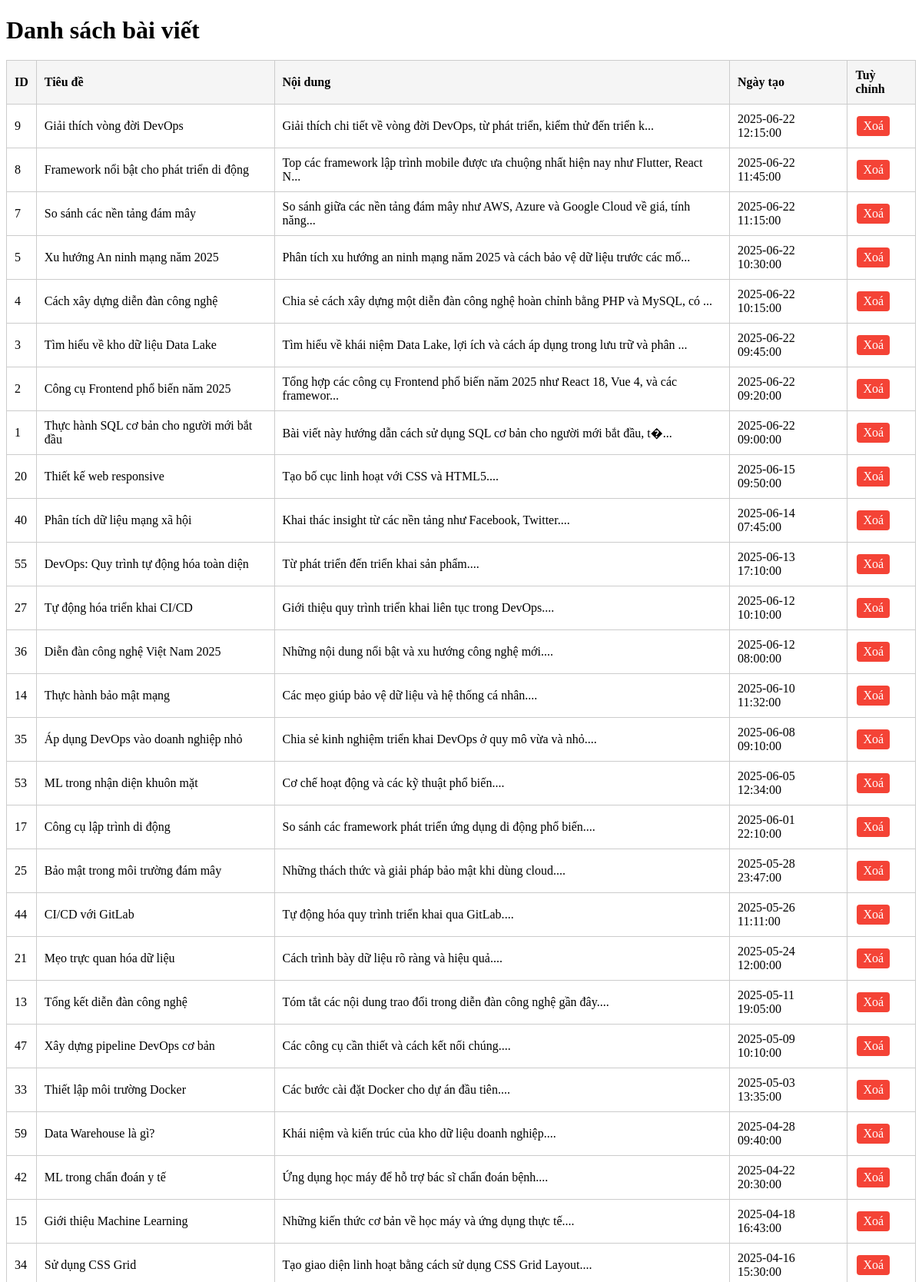
Screenshot of /admin/baiviet.php (upper part) with the database file from the repository.
### tables this page shows
CREATE TABLE `posts` (
  `post_id` int(11) NOT NULL,
  `user_id` int(11) DEFAULT NULL,
  `tag_id` int(11) DEFAULT NULL,
  `title` varchar(255) DEFAULT NULL,
  `content` text DEFAULT NULL,
  `created_at` datetime DEFAULT current_timestamp()
);

### admin/baiviet.php (the view, shortened to what this page needs)
<?php
$conn = mysqli_connect("localhost", "root", "", "datadiendan");
$sql = "SELECT * FROM posts ORDER BY created_at DESC";
$result = mysqli_query($conn, $sql);
?>
<!DOCTYPE html>
<html lang="vi">
<head>
</head>
<body>
    <h1>Danh sách bài viết</h1>
    <table>
        <thead>
            <tr>
                <th>ID</th>
                <th>Tiêu đề</th>
                <th>Nội dung</th>
                <th>Ngày tạo</th>
                <th>Tuỳ chỉnh</th>
            </tr>
        </thead>
        <tbody>
            <?php if (mysqli_num_rows($result) > 0): ?>
                <?php while ($row = mysqli_fetch_assoc($result)): ?>
                    <tr>
                        <td><?= $row['post_id'] ?></td>
                        <td><?= htmlspecialchars($row['title']) ?></td>
                        <td><?= htmlspecialchars(substr($row['content'], 0, 100)) ?>...</td>
                        <td><?= $row['created_at'] ?></td>
                        <td>
                            <a href="delete_post.php?id=<?= $row['post_id'] ?>" class="btn xoa" onclick="return confirm('Bạn có chắc muốn xoá?')">Xoá</a>
                        </td>
                    </tr>
                <?php endwhile; ?>
            <?php else: ?>
                <tr><td colspan="7">Không có bài viết nào.</td></tr>
            <?php endif; ?>
        </tbody>
    </table>
</body>
</html>

### admin/baiviet.php (style rules this page uses)
table { border-collapse: collapse; width: 100%; background: white; }
th, td { border: 1px solid #ccc; padding: 10px; text-align: left; }
th { background-color: #f5f5f5; }
.btn { text-decoration: none; padding: 4px 8px; border-radius: 4px; margin: 0 2px; display: inline-block; }
.xoa { background-color: #f44336; color: white; }
h1 { margin-bottom: 20px; }

### rows the page displays
posts: post_id "9", title "Giải thích vòng đời DevOps", content "Giải thích chi tiết về vòng đời DevOps, từ phát triển, kiểm thử đến triển k", created_at "2025-06-22 12:15:00"
posts: post_id "8", title "Framework nổi bật cho phát triển di động", content "Top các framework lập trình mobile được ưa chuộng nhất hiện nay như Flutter, React N", created_at "2025-06-22 11:45:00"
posts: post_id "7", title "So sánh các nền tảng đám mây", content "So sánh giữa các nền tảng đám mây như AWS, Azure và Google Cloud về giá, tính năng", created_at "2025-06-22 11:15:00"
posts: post_id "5", title "Xu hướng An ninh mạng năm 2025", content "Phân tích xu hướng an ninh mạng năm 2025 và cách bảo vệ dữ liệu trước các mố", created_at "2025-06-22 10:30:00"
posts: post_id "4", title "Cách xây dựng diễn đàn công nghệ", content "Chia sẻ cách xây dựng một diễn đàn công nghệ hoàn chỉnh bằng PHP và MySQL, có", created_at "2025-06-22 10:15:00"
posts: post_id "3", title "Tìm hiểu về kho dữ liệu Data Lake", content "Tìm hiểu về khái niệm Data Lake, lợi ích và cách áp dụng trong lưu trữ và phân", created_at "2025-06-22 09:45:00"
posts: post_id "2", title "Công cụ Frontend phổ biến năm 2025", content "Tổng hợp các công cụ Frontend phổ biến năm 2025 như React 18, Vue 4, và các framewor", created_at "2025-06-22 09:20:00"
posts: post_id "1", title "Thực hành SQL cơ bản cho người mới bắt đầu", content "Bài viết này hướng dẫn cách sử dụng SQL cơ bản cho người mới bắt đầu, t�", created_at "2025-06-22 09:00:00"
posts: post_id "20", title "Thiết kế web responsive", content "Tạo bố cục linh hoạt với CSS và HTML5.", created_at "2025-06-15 09:50:00"
posts: post_id "40", title "Phân tích dữ liệu mạng xã hội", content "Khai thác insight từ các nền tảng như Facebook, Twitter.", created_at "2025-06-14 07:45:00"
posts: post_id "55", title "DevOps: Quy trình tự động hóa toàn diện", content "Từ phát triển đến triển khai sản phẩm.", created_at "2025-06-13 17:10:00"
posts: post_id "27", title "Tự động hóa triển khai CI/CD", content "Giới thiệu quy trình triển khai liên tục trong DevOps.", created_at "2025-06-12 10:10:00"
posts: post_id "36", title "Diễn đàn công nghệ Việt Nam 2025", content "Những nội dung nổi bật và xu hướng công nghệ mới.", created_at "2025-06-12 08:00:00"
posts: post_id "14", title "Thực hành bảo mật mạng", content "Các mẹo giúp bảo vệ dữ liệu và hệ thống cá nhân.", created_at "2025-06-10 11:32:00"
posts: post_id "35", title "Áp dụng DevOps vào doanh nghiệp nhỏ", content "Chia sẻ kinh nghiệm triển khai DevOps ở quy mô vừa và nhỏ.", created_at "2025-06-08 09:10:00"
posts: post_id "53", title "ML trong nhận diện khuôn mặt", content "Cơ chế hoạt động và các kỹ thuật phổ biến.", created_at "2025-06-05 12:34:00"
posts: post_id "17", title "Công cụ lập trình di động", content "So sánh các framework phát triển ứng dụng di động phổ biến.", created_at "2025-06-01 22:10:00"
posts: post_id "25", title "Bảo mật trong môi trường đám mây", content "Những thách thức và giải pháp bảo mật khi dùng cloud.", created_at "2025-05-28 23:47:00"
posts: post_id "44", title "CI/CD với GitLab", content "Tự động hóa quy trình triển khai qua GitLab.", created_at "2025-05-26 11:11:00"
posts: post_id "21", title "Mẹo trực quan hóa dữ liệu", content "Cách trình bày dữ liệu rõ ràng và hiệu quả.", created_at "2025-05-24 12:00:00"
posts: post_id "13", title "Tổng kết diễn đàn công nghệ", content "Tóm tắt các nội dung trao đổi trong diễn đàn công nghệ gần đây.", created_at "2025-05-11 19:05:00"
posts: post_id "47", title "Xây dựng pipeline DevOps cơ bản", content "Các công cụ cần thiết và cách kết nối chúng.", created_at "2025-05-09 10:10:00"
posts: post_id "33", title "Thiết lập môi trường Docker", content "Các bước cài đặt Docker cho dự án đầu tiên.", created_at "2025-05-03 13:35:00"
posts: post_id "59", title "Data Warehouse là gì?", content "Khái niệm và kiến trúc của kho dữ liệu doanh nghiệp.", created_at "2025-04-28 09:40:00"
posts: post_id "42", title "ML trong chẩn đoán y tế", content "Ứng dụng học máy để hỗ trợ bác sĩ chẩn đoán bệnh.", created_at "2025-04-22 20:30:00"
posts: post_id "15", title "Giới thiệu Machine Learning", content "Những kiến thức cơ bản về học máy và ứng dụng thực tế.", created_at "2025-04-18 16:43:00"
posts: post_id "34", title "Sử dụng CSS Grid", content "Tạo giao diện linh hoạt bằng cách sử dụng CSS Grid Layout.", created_at "2025-04-16 15:30:00"
